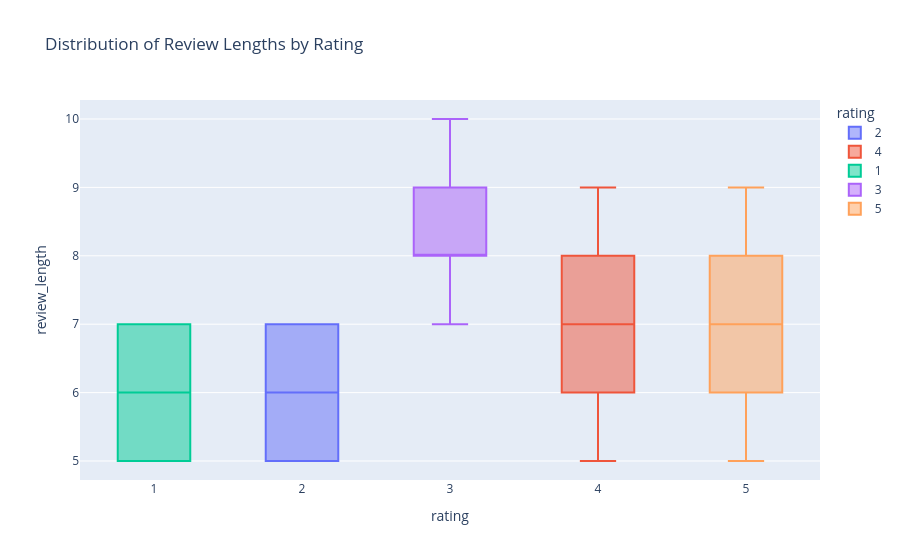

Notebook code cell kept with this figure:
### Markdown cell above
##  What’s the average length of reviews per rating category?
 Shows whether people write longer reviews when they're unhappy or very happy.

### Code cell
#df['review_length'] = df['review'].apply(lambda x: len(str(x).split()))
longer_reviews=df.groupby('rating')['review_length'].mean().reset_index()
fig_box = px.box(
    df, 
    x='rating',  # or 'label'
    y='review_length', 
    color='rating',
    title='Distribution of Review Lengths by Rating'
)
fig_box.show()

### Figure 1 — Plotly figure (JSON) as saved in the notebook; plotly's stock layout.template omitted (floating-point values rounded to 4 significant figures)
{"data": [{"alignmentgroup": "True", "hovertemplate": "rating=%{x}<br>review_length=%{y}<extra></extra>", "legendgroup": "2", "marker": {"color": "#636efa"}, "name": "2", "notched": false, "offsetgroup": "2", "orientation": "v", "showlegend": true, "type": "box", "x": [2, 2, 2, 2, 2, 2, 2, 2, 2, 2, 2, 2, 2, 2, 2, 2, 2, 2, 2, 2, 2, 2, 2, 2, 2, 2, 2, 2, 2, 2, 2, 2, 2, 2, 2, 2, 2, 2, 2, 2, 2, 2, 2, 2, 2, 2, 2, 2, 2, 2, 2, 2, 2, 2, 2, 2, 2, 2, 2, 2, 2, 2, 2, 2, 2, 2, 2, 2, 2, 2, 2, 2, 2, 2, 2, 2, 2, 2, 2, 2, 2, 2, 2, 2, 2, 2, 2, 2, 2, 2, 2, 2, 2, 2, 2, 2, 2, 2, 2, 2, 2, 2, 2, 2, 2, 2], "x0": " ", "xaxis": "x", "y": [7, 6, 7, 5, 5, 7, 5, 7, 7, 5, 7, 5, 7, 7, 7, 5, 5, 5, 7, 7, 7, 6, 5, 5, 5, 7, 5, 5, 7, 5, 5, 7, 5, 7, 5, 7, 5, 6, 5, 5, 7, 7, 7, 7, 6, 7, 5, 7, 6, 6, 5, 6, 7, 7, 6, 5, 5, 5, 5, 7, 7, 7, 5, 7, 5, 7, 7, 7, 5, 5, 7, 5, 5, 7, 5, 7, 7, 5, 5, 5, 5, 6, 5, 7, 7, 7, 7, 6, 5, 6, 7, 7, 5, 6, 7, 5, 5, 7, 6, 5, 7, 5, 7, 7, 7, 6], "y0": " ", "yaxis": "y"}, {"alignmentgroup": "True", "hovertemplate": "rating=%{x}<br>review_length=%{y}<extra></extra>", "legendgroup": "4", "marker": {"color": "#EF553B"}, "name": "4", "notched": false, "offsetgroup": "4", "orientation": "v", "showlegend": true, "type": "box", "x": [4, 4, 4, 4, 4, 4, 4, 4, 4, 4, 4, 4, 4, 4, 4, 4, 4, 4, 4, 4, 4, 4, 4, 4, 4, 4, 4, 4, 4, 4, 4, 4, 4, 4, 4, 4, 4, 4, 4, 4, 4, 4, 4, 4, 4, 4, 4, 4, 4, 4, 4, 4, 4, 4, 4, 4, 4, 4, 4, 4, 4, 4, 4, 4, 4, 4, 4, 4, 4, 4, 4, 4, 4, 4, 4, 4, 4, 4, 4, 4, 4, 4, 4, 4, 4, 4, 4, 4, 4, 4, 4, 4, 4, 4, 4, 4, 4, 4, 4, 4, 4, 4, 4, 4, 4, 4, 4, 4, 4, 4], "x0": " ", "xaxis": "x", "y": [9, 6, 8, 7, 8, 7, 5, 7, 6, 7, 5, 8, 8, 9, 9, 6, 6, 6, 9, 9, 7, 9, 5, 9, 7, 9, 9, 6, 7, 5, 9, 5, 8, 7, 7, 8, 5, 5, 6, 8, 6, 8, 8, 8, 7, 7, 8, 9, 5, 8, 8, 6, 5, 7, 8, 8, 8, 5, 8, 6, 9, 7, 6, 8, 6, 8, 5, 5, 6, 8, 8, 8, 8, 7, 9, 7, 7, 6, 8, 6, 8, 5, 8, 9, 7, 5, 8, 7, 5, 9, 7, 6, 9, 5, 7, 8, 6, 6, 8, 8, 9, 5, 5, 6, 9, 6, 8, 8, 8, 8], "y0": " ", "yaxis": "y"}, {"alignmentgroup": "True", "hovertemplate": "rating=%{x}<br>review_length=%{y}<extra></extra>", "legendgroup": "1", "marker": {"color": "#00cc96"}, "name": "1", "notched": false, "offsetgroup": "1", "orientation": "v", "showlegend": true, "type": "box", "x": [1, 1, 1, 1, 1, 1, 1, 1, 1, 1, 1, 1, 1, 1, 1, 1, 1, 1, 1, 1, 1, 1, 1, 1, 1, 1, 1, 1, 1, 1, 1, 1, 1, 1, 1, 1, 1, 1, 1, 1, 1, 1, 1, 1, 1, 1, 1, 1, 1, 1, 1, 1, 1, 1, 1, 1, 1, 1, 1, 1, 1, 1, 1, 1, 1, 1, 1, 1, 1, 1, 1, 1, 1, 1, 1, 1, 1, 1, 1, 1, 1, 1, 1, 1, 1, 1, 1, 1, 1], "x0": " ", "xaxis": "x", "y": [5, 5, 7, 7, 5, 7, 7, 5, 5, 7, 5, 7, 5, 5, 5, 7, 7, 6, 5, 5, 7, 5, 5, 6, 7, 7, 7, 6, 5, 5, 5, 7, 5, 7, 7, 7, 7, 5, 5, 6, 5, 7, 6, 7, 6, 6, 5, 6, 7, 7, 5, 7, 5, 6, 7, 5, 6, 7, 7, 6, 7, 5, 7, 5, 5, 7, 7, 7, 5, 5, 6, 6, 7, 6, 7, 5, 5, 6, 7, 5, 5, 5, 5, 5, 6, 6, 6, 5, 5], "y0": " ", "yaxis": "y"}, {"alignmentgroup": "True", "hovertemplate": "rating=%{x}<br>review_length=%{y}<extra></extra>", "legendgroup": "3", "marker": {"color": "#ab63fa"}, "name": "3", "notched": false, "offsetgroup": "3", "orientation": "v", "showlegend": true, "type": "box", "x": [3, 3, 3, 3, 3, 3, 3, 3, 3, 3, 3, 3, 3, 3, 3, 3, 3, 3, 3, 3, 3, 3, 3, 3, 3, 3, 3, 3, 3, 3, 3, 3, 3, 3, 3, 3, 3, 3, 3, 3, 3, 3, 3, 3, 3, 3, 3, 3, 3, 3, 3, 3, 3, 3, 3, 3, 3, 3, 3, 3, 3, 3, 3, 3, 3, 3, 3, 3, 3, 3, 3, 3, 3, 3, 3, 3, 3, 3, 3, 3, 3, 3, 3, 3, 3, 3, 3, 3, 3, 3, 3, 3, 3, 3, 3, 3, 3, 3, 3, 3, 3, 3, 3, 3, 3], "x0": " ", "xaxis": "x", "y": [8, 8, 8, 7, 10, 7, 8, 10, 10, 10, 7, 8, 8, 9, 8, 7, 10, 8, 8, 7, 8, 8, 9, 9, 10, 10, 7, 10, 9, 8, 9, 9, 10, 9, 9, 9, 8, 8, 8, 7, 8, 8, 8, 8, 10, 9, 10, 8, 9, 8, 10, 8, 8, 7, 8, 10, 7, 9, 9, 8, 10, 8, 10, 10, 8, 7, 7, 8, 10, 8, 8, 9, 7, 10, 9, 8, 7, 10, 8, 8, 8, 7, 7, 10, 7, 9, 8, 8, 9, 8, 9, 9, 9, 9, 10, 7, 9, 7, 7, 10, 9, 9, 7, 7, 8], "y0": " ", "yaxis": "y"}, {"alignmentgroup": "True", "hovertemplate": "rating=%{x}<br>review_length=%{y}<extra></extra>", "legendgroup": "5", "marker": {"color": "#FFA15A"}, "name": "5", "notched": false, "offsetgroup": "5", "orientation": "v", "showlegend": true, "type": "box", "x": [5, 5, 5, 5, 5, 5, 5, 5, 5, 5, 5, 5, 5, 5, 5, 5, 5, 5, 5, 5, 5, 5, 5, 5, 5, 5, 5, 5, 5, 5, 5, 5, 5, 5, 5, 5, 5, 5, 5, 5, 5, 5, 5, 5, 5, 5, 5, 5, 5, 5, 5, 5, 5, 5, 5, 5, 5, 5, 5, 5, 5, 5, 5, 5, 5, 5, 5, 5, 5, 5, 5, 5, 5, 5, 5, 5, 5, 5, 5, 5, 5, 5, 5, 5, 5, 5, 5, 5, 5, 5], "x0": " ", "xaxis": "x", "y": [6, 8, 7, 6, 7, 5, 7, 9, 7, 8, 9, 5, 5, 9, 6, 7, 8, 7, 9, 9, 6, 8, 9, 7, 7, 9, 8, 5, 6, 6, 9, 6, 7, 5, 6, 6, 9, 5, 9, 5, 6, 6, 7, 5, 9, 6, 7, 7, 5, 8, 8, 5, 8, 6, 7, 6, 7, 8, 9, 8, 6, 5, 6, 6, 9, 6, 8, 5, 8, 7, 5, 6, 8, 7, 7, 7, 5, 8, 7, 6, 6, 9, 8, 6, 9, 9, 8, 5, 6, 9], "y0": " ", "yaxis": "y"}], "layout": {"boxmode": "overlay", "legend": {"title": {"text": "rating"}, "tracegroupgap": 0}, "title": {"text": "Distribution of Review Lengths by Rating"}, "xaxis": {"anchor": "y", "categoryarray": [2, 4, 1, 3, 5], "categoryorder": "array", "domain": [0, 1], "title": {"text": "rating"}}, "yaxis": {"anchor": "x", "domain": [0, 1], "title": {"text": "review_length"}}}}
